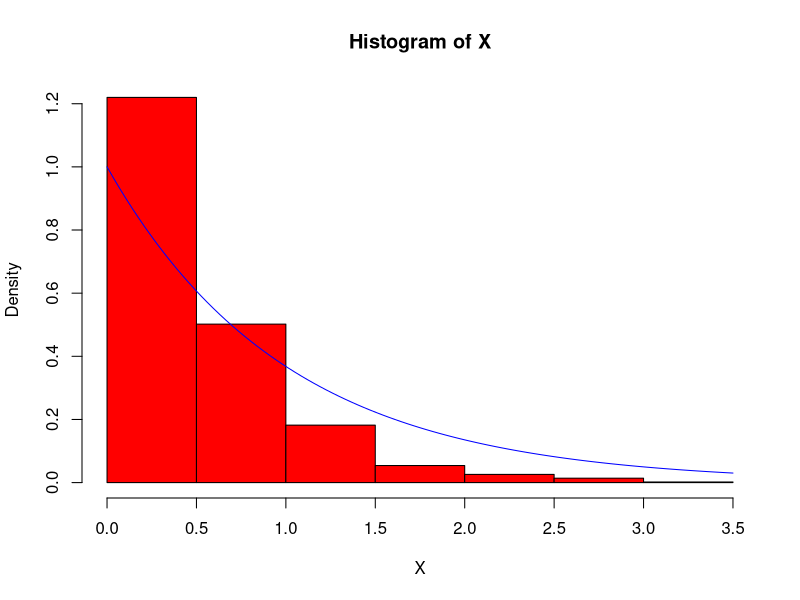

Recreate this plot in R.
n=1000;
alpha=2;
u=runif(n);
X=c(1:n);
for(i in c(1:n)){
  X[i]=((-1)/alpha)*log(u[i]);
  print(X[i]);
}

hist(X, col="red", freq = FALSE);
curve(dexp(x), add= TRUE, col= "blue");


